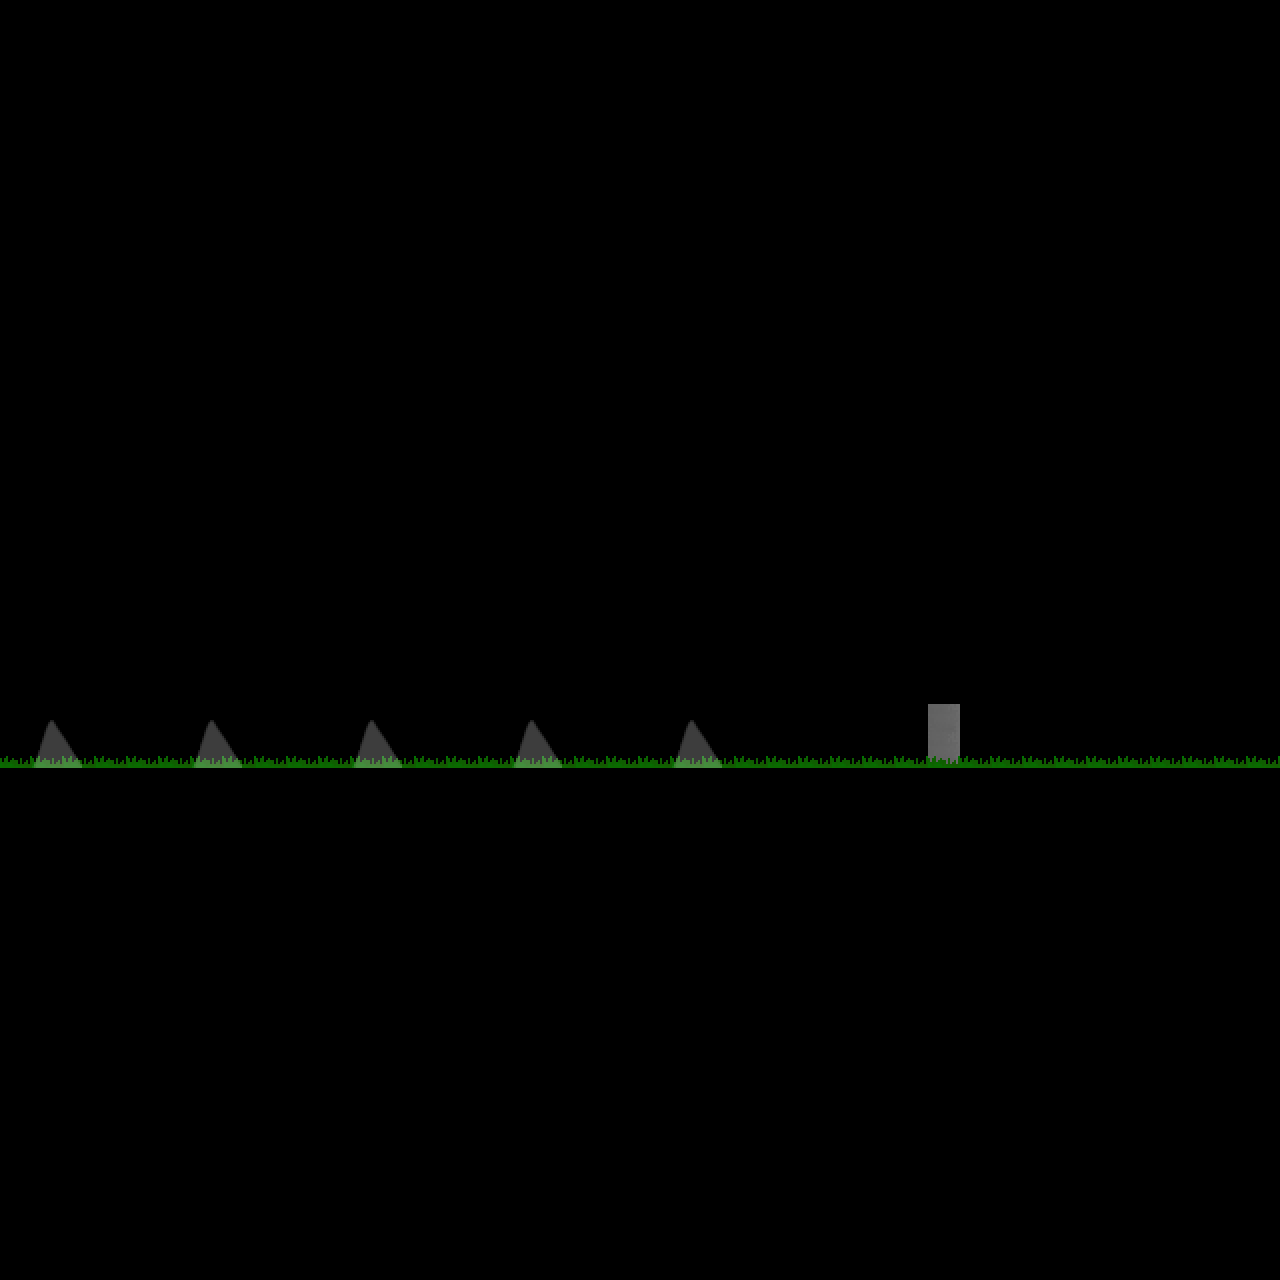

A 2D game scene composited from a Tiled map and its tileset images. What follows is a short description and the map's XML, with each tile layer's data collapsed to a summary:
An orthogonal 40x40 tile map with 32x32 px tiles, 3 tile layers (lamp, grass, light).

<map version="1.0" orientation="orthogonal" renderorder="right-down" width="40" height="40" tilewidth="32" tileheight="32" nextobjectid="1">
 <tileset firstgid="1" name="tileset32x32" tilewidth="32" tileheight="32" tilecount="169" columns="13">
  <image source="tileset32x32.png" trans="000000" width="416" height="416" />
 </tileset>
 <layer name="lamp" width="40" height="40">
  <data>[1600 cells, 2 non-empty, 1 distinct tile ids]</data>
 </layer>
 <layer name="grass" width="40" height="40">
  <data>[1600 cells, 40 non-empty, 1 distinct tile ids]</data>
 </layer>
 <layer name="light" width="40" height="40">
  <data>[1600 cells, 15 non-empty, 3 distinct tile ids]</data>
 </layer>
</map>
